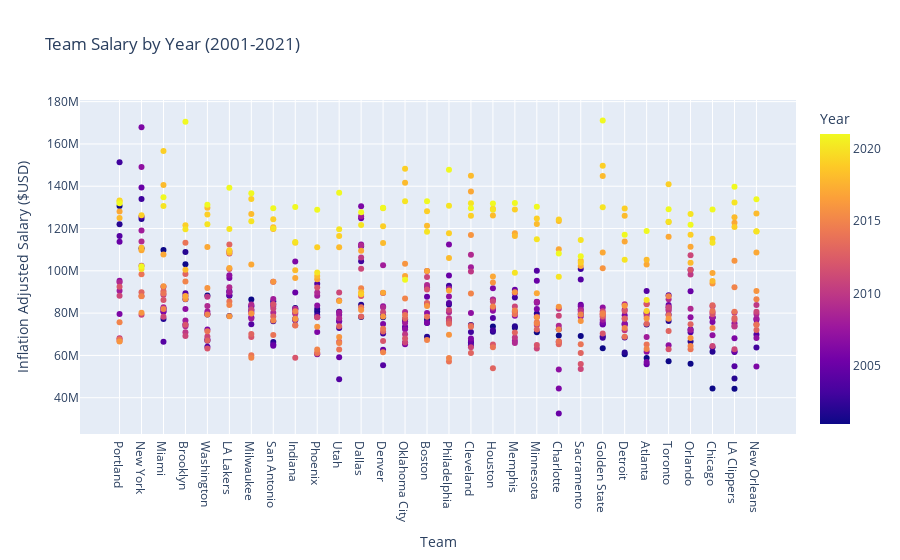

Here is the notebook cell this chart was saved with:
### Markdown cell above
## Analysis Through Data Visualization
As we became familiar with our data sets, we came across a few items that are worth highlighting before diving into the exploratory data analysis below. The first is in regard to the salary data itself. The information reported online is not necessarily the salary that will end up being paid to an individual athlete rather, it is what the team has committed to pay in honoring the contract with the athlete. The amount actually paid by a team to a player may differ for a variety of reasons, and often times negotiations between teams to trade players will result in breaking and renegotiating contracts before the end of the initial contract period. As a result, the actual flow of money may not be exactly as represented by the stated salaries. Despite this, our team is comfortable in using the salary information as presented because the salary represents the full amount the team is willing to pay, assuming the contract is seen through to the end. Furthermore, as we are concerned with the allocations of salaries amongst teams and players, the amount committed to be paid still represents the value of each athlete to the team. As a result, we are comfortable continuing our analysis with the data collected.

Another point worth noting is in regard to the collective bargaining agreement (CBA) between the NBA and the Players Association. This agreement stipulates a minimum salary and maximum salary that teams must pay to players based on a variety of factors. The agreement sets out the salary based on these factors for the first year of the agreement and specifies the rate at which a salary may increase or decreased for the following seasons. These agreements are periodically reviewed and the most recent agreement took effect July 1, 2017
and is effective through the 2023-2024 season (NBPA, 2021). These contract limitations defined within the CBA may reduce the number and/or magnitude of extreme outliers in the data but, there is still a wide variation in salaries paid within the league. 

A final note regarding our analysis is that we examined the salaries paid by the teams to the athletes. We do not take into consideration the various other forms of compensation an athlete may receive through other avenues such as brand/product endorsements, appearance fees, or sponsorships. These deals can often form a substantial proportion of a high performing athlete’s income but, fall outside the scope of this analysis.

### How are the salaries of NBA players divided amongst the teams in the league and amongst the players within these teams?

 
#### Salary Allocation Amongst Teams
In order to understand the bigger picture, we believe it is helpful to examine the data for the NBA over time. The graphs below illustrate some general information in regards to team salaries across the league over the period 2001 to 2021.

### Code cell
team_sal = pd.read_csv("teamSalary.csv")
#removing commas from salary column to allow for plotting as numeric
team_sal.replace(',','',regex=True,inplace=True)

#Dictionary created to divide teams into the appropriate Western and Eastern Conference categorizations
conference = {'Golden State' : 'Western Conference', 'Brooklyn' : 'Eastern Conference', 'Philadelphia' : 'Eastern Conference', 'LA Clippers' : 'Western Conference', 'LA Lakers' : 'Western Conference', 'Utah' :
              'Western Conference', 'Milwaukee' : 'Eastern Conference', 'Miami' : 'Eastern Conference', 'New Orleans' : 'Western Conference', 'Boston' : 'Eastern Conference', 'Memphis': 'Western Conference',
              'Portland' : 'Western Conference', 'Houston' : 'Western Conference', 'Washington' : 'Eastern Conference', 'Minnesota' : 'Western Conference', 'Indiana' : 'Eastern Conference', 'Denver' :
              'Western Conference', 'Cleveland' : 'Eastern Conference', 'San Antonio' : 'Western Conference', 'Toronto' : 'Eastern Conference', 'Chicago' : 'Eastern Conference', 'Phoenix':'Western Conference',
              'Dallas' : 'Western Conference', 'Orlando' : 'Eastern Conference', 'Atlanta' : 'Eastern Conference', 'Detroit' : 'Eastern Conference', 'Charlotte' : 'Eastern Conference', 'Sacramento' : 'Western Conference',
              'New York' : 'Eastern Conference', 'Oklahoma City' : 'Western Conference'}

#using the conference dictionary, creating a new column in order to populate based on the dictionary key-value pairs
team_sal['conference'] = team_sal['team'].map(conference)
team_sal = team_sal[team_sal['Year']>=2001]
display(team_sal.head(5))

fig4 = px.scatter(team_sal, x='team',y='salary(Inflation)',color='Year',title='Team Salary by Year (2001-2021)', labels={"salary(Inflation)": "Inflation Adjusted Salary ($USD)",
                                                                                                                         "team" : "Team"})
fig4.show()

### Figure 1 — Plotly figure (JSON) as saved in the notebook; plotly's stock layout.template omitted (floating-point values rounded to 4 significant figures; data arrays with more than 128 entries replaced by an {"elided": "..."} marker saying what was removed)
{"data": [{"hovertemplate": "Team=%{x}<br>Inflation Adjusted Salary ($USD)=%{y}<br>Year=%{marker.color}<extra></extra>", "legendgroup": "", "marker": {"color": {"elided": "626 int values"}, "coloraxis": "coloraxis", "symbol": "circle"}, "mode": "markers", "name": "", "orientation": "v", "showlegend": false, "type": "scatter", "x": {"elided": "626 str values"}, "xaxis": "x", "y": {"elided": "626 str values"}, "yaxis": "y"}], "layout": {"autosize": true, "coloraxis": {"colorbar": {"title": {"text": "Year"}}, "colorscale": [[0, "#0d0887"], [0.1111, "#46039f"], [0.2222, "#7201a8"], [0.3333, "#9c179e"], [0.4444, "#bd3786"], [0.5556, "#d8576b"], [0.6667, "#ed7953"], [0.7778, "#fb9f3a"], [0.8889, "#fdca26"], [1, "#f0f921"]]}, "legend": {"tracegroupgap": 0}, "title": {"text": "Team Salary by Year (2001-2021)"}, "xaxis": {"anchor": "y", "autorange": true, "domain": [0, 1], "range": [-1.783, 30.78], "title": {"text": "Team"}, "type": "category"}, "yaxis": {"anchor": "x", "autorange": true, "domain": [0, 1], "range": [21750000.0, 181900000.0], "title": {"text": "Inflation Adjusted Salary ($USD)"}, "type": "linear"}}}
